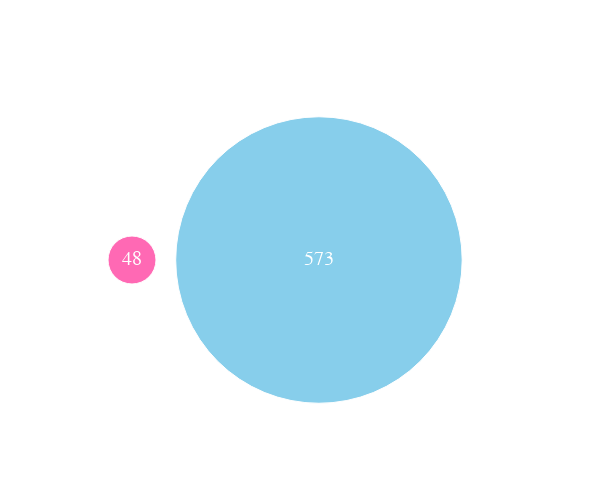

Notebook code for this chart:
### Code cell
total_people = nr_men_women['number_of'].sum()
nr_men_women['percentage'] = nr_men_women['number_of']/total_people*100
nr_men_women['percentage'] = nr_men_women['percentage'].round(2)
fig = go.Figure(data=[go.Scatter(
    x=nr_men_women['x_value_to_align'], y=nr_men_women['y_value_to_align'],
    text=nr_men_women['number_of'],
    mode='markers+text',
    marker=dict(
        color=['hotpink', 'skyblue'],
        opacity=[1, 1],
        size=[nr_of_women, nr_of_men/2]),
    hovertemplate=
        "Articles about <b>"+nr_men_women['gender']+"</b> are <br>" +
        "<b>"+nr_men_women['percentage'].astype(str)+"%</b><br>" +
        "of all articles about People<br>"+
        "<extra></extra>",
)
])

fig.update_layout(
    font_family="Arial",
    font_color="white",
    font_size=20,
    template = 'simple_white',
    width=600, height=500
)

fig.update_xaxes(visible=False)   
fig.update_yaxes(visible=False)
fig.show()

#fig.to_html(full_html = False, include_plotlyjs='cdn')
#fig.write_html("datastory_plot/plot1.html", full_html=False, include_plotlyjs='cdn')
nr_men_women

### Figure 1 — Plotly figure (JSON) as saved in the notebook; plotly's stock layout.template omitted (floating-point values rounded to 4 significant figures)
{"data": [{"hovertemplate": ["Articles about <b>women</b> are <br><b>7.73%</b><br>of all articles about People<br><extra></extra>", "Articles about <b>men</b> are <br><b>92.27%</b><br>of all articles about People<br><extra></extra>"], "marker": {"color": ["hotpink", "skyblue"], "opacity": [1, 1], "size": [48, 286.5]}, "mode": "markers+text", "text": [48, 573], "type": "scatter", "x": [1, 3], "y": [1, 1]}], "layout": {"font": {"color": "white", "family": "Arial", "size": 20}, "height": 500, "width": 600, "xaxis": {"visible": false}, "yaxis": {"visible": false}}}
